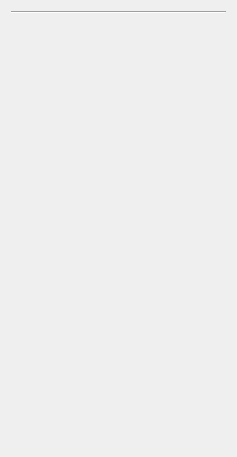
<?xml version="1.0" encoding="UTF-8"?>
<ui version="4.0">
 <class>WidgetFluid</class>
 <widget class="QWidget" name="WidgetFluid">
  <property name="geometry">
   <rect>
    <x>0</x>
    <y>0</y>
    <width>237</width>
    <height>457</height>
   </rect>
  </property>
  <property name="windowTitle">
   <string>Form</string>
  </property>
  <layout class="QFormLayout" name="formLayout">
   <item row="0" column="0" colspan="2">
    <widget class="Line" name="line">
     <property name="orientation">
      <enum>Qt::Horizontal</enum>
     </property>
    </widget>
   </item>
   <item row="1" column="1">
    <layout class="QHBoxLayout" name="horizontalLayout"/>
   </item>
   <item row="2" column="1">
    <layout class="QHBoxLayout" name="horizontalLayout_2"/>
   </item>
  </layout>
 </widget>
 <resources/>
 <connections/>
</ui>
